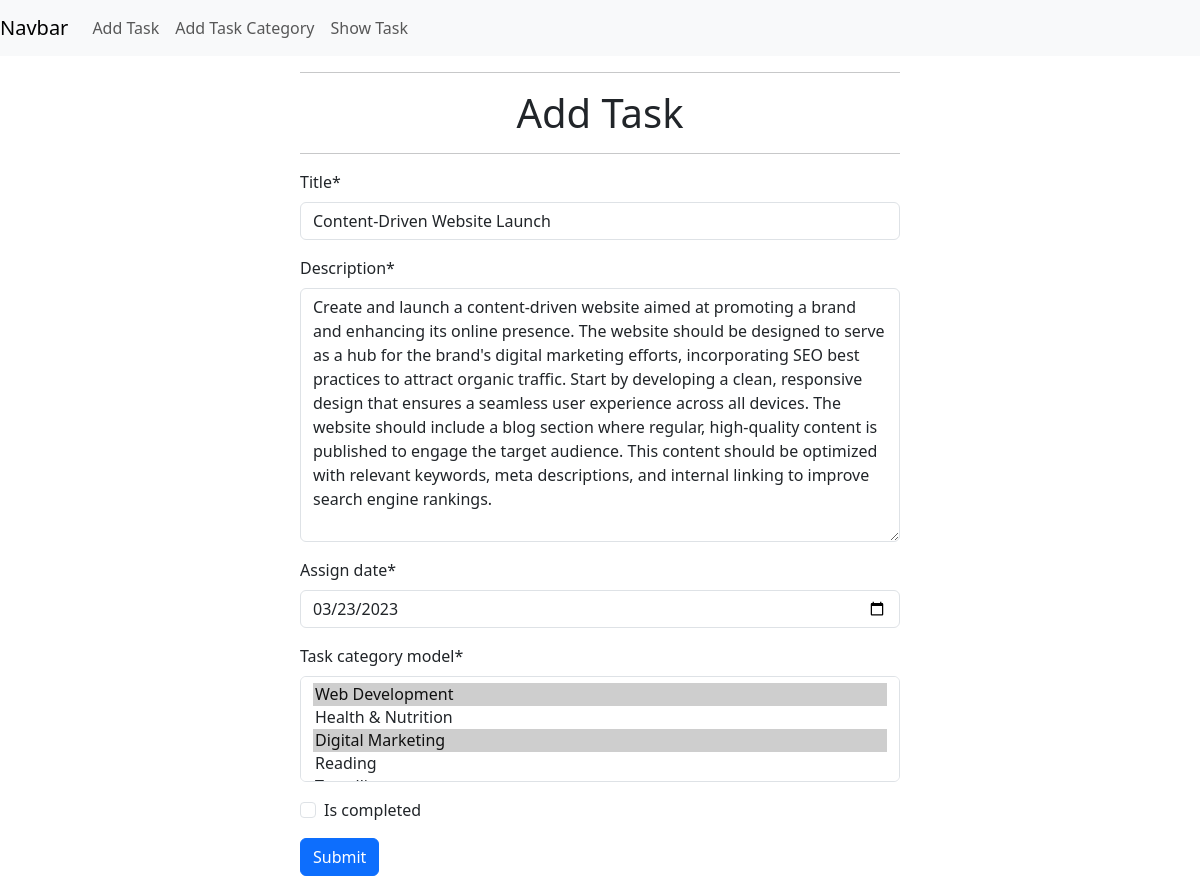
Page /task_model/edit_task/6 on the committed database.
### task_model/models.py (models this page shows, shortened)
class TaskModel(models.Model):
    title = models.CharField(max_length=50)
    Description = models.TextField()
    assign_date = models.DateField()
    task_category_model = models.ManyToManyField(TaskCategoryModel)
    is_completed = models.BooleanField()

### task_model/views.py (the view)
# urls.py: path('edit_task/<int:id>',views.edit_task , name = 'edit_task'),
def edit_task(request, id):
    task = models.TaskModel.objects.get(pk=id)
    task_model_form = forms.TaskModelForm(instance=task)
    if request.method == "POST":
        task_model_form = forms.TaskModelForm(request.POST, instance=task)
        if task_model_form.is_valid():
            task_model_form.save()
            return redirect('home')
    return render(request, './task_model/add_task.html', {'form': task_model_form})

### task_model/forms.py
class TaskModelForm(forms.ModelForm):
    assign_date = forms.DateField(
        widget=forms.DateInput(attrs={'type': 'date'})
    )
    class Meta:
        model = TaskModel
        fields = "__all__"

### task_category_model/models.py (called while the page is built)
    def __str__(self) -> str:
        return f'{self.category_name}'

### task_model/templates/task_model/add_task.html (shortened to what this page needs)
{% extends "base.html" %}
{% load crispy_forms_tags %}
{% block content %}
<form action="" method="post" style="width: 50%; margin:auto; height:50%;">
    <hr>
    <h1 style="text-align: center;">Add Task</h1>
    <hr>
    {{ form | crispy }}
    <input class="btn btn-primary" type="submit" value="Submit">
</form>
{% endblock content %}

### rows in the picture
TaskModel: title "Content-Driven Website Launch", Description "Create and launch a content-driven website aimed at promoting a brand and enhancing its online presence. The website should be designed to serve as a hub for the brand's digital marketing efforts, incorporating SEO best practices to attract organic traffic. Start by developing a clean, responsive design that ensures a seamless user experience across all devices. The website should include a blog section where regular, high-quality content is published to engage the target audience. This content should be optimized with relevant keywords, meta descriptions, and internal linking to improve search engine rankings.", assign_date "03/23/2023"
